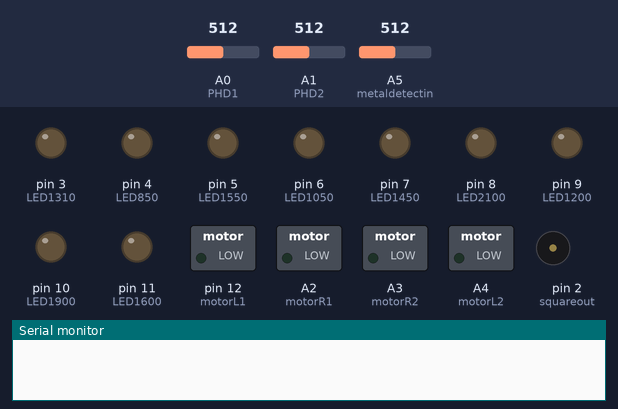
This sketch was run on a simulated Arduino Uno, built with avr-gcc and run on an emulated ATmega328P. Shown: switched loads named in the sketch (green lamp = pin HIGH), output pins drawn as LEDs (lit = HIGH), buzzer (waves = sounding), the last lines printed to the serial monitor. The inputs (shaded band) are chosen by the test bench; at power-on: A0 (PHD1) = 512, A1 (PHD2) = 512, A5 (metaldetectin) = 512.

Above: at 0.1 s.
At 3.0 s:
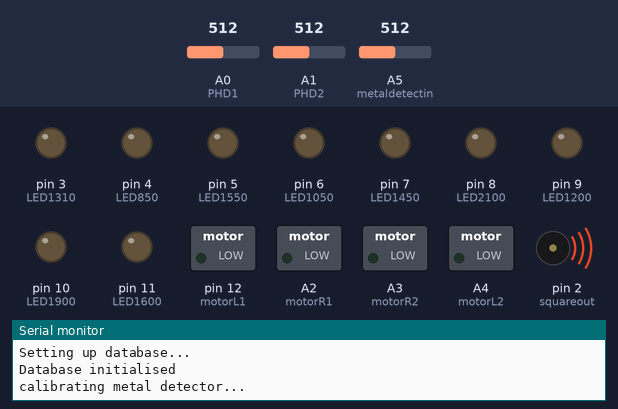
At 3.9 s:
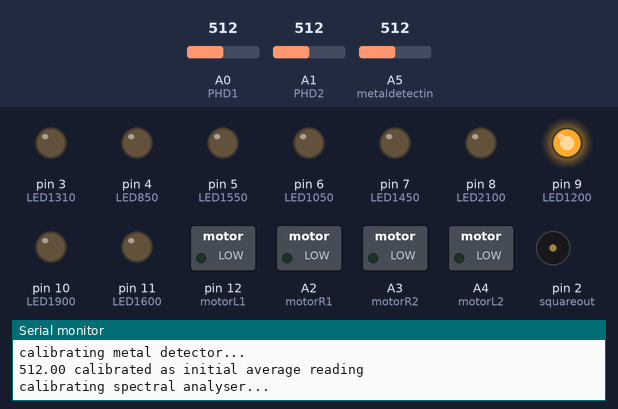
Timing chart, 0 to 5.8 s (numbered marks = the images above):
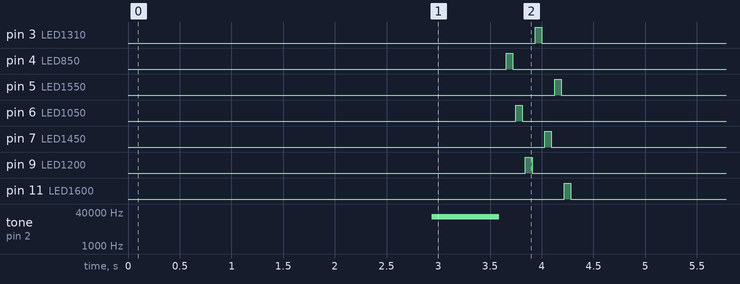

The sketch:

material_identification_0.5.0.ino
```cpp
 #define squareout 2
 #define metaldetectin A5
 #define motorR1 A2
 #define motorR2 A3
 #define motorL1 12
 #define motorL2 A4
 #define PHD1 A0
 #define PHD2 A1
 #define LED850 4
 #define LED1050 6
 #define LED1200 9
 #define LED1310 3
 #define LED1450 7
 #define LED1550 5
 #define LED1600 11
 #define LED1900 10
 #define LED2100 8

#define motorspeed 80 //132.0 //deg/s

#define thresholdmetal 50
#define numofmetalreads 6 //larger = less oscillation but slower. smaller = more oscillation but faster. 3-8 is a good tradeoff.
#define numofspectrumreads 30

/////debug mode//////
#define debug 1
/////////////////////
struct LEDdata {
  char label;
  float norm850;
  float norm1050;
  float norm1200;
  float norm1310;
  float norm1450;
  float norm1550;
  float norm1600;
};


float readings[numofspectrumreads]={0};

float metalreadarray[numofmetalreads];
float metalaverage = 0;
float spectrumaverage[7] = {0};
float spectrum[7] = {0};
float proportioned[7]={0};
float abc[7]={0};

char mostlikely = ' ';

int count = 0;

//for testing
float smallest=2000;
float largest=0;

float metalread = 0;
int settlingdelay = 30;
int metaldelay = 50;

int count2 = 0; //for loops in the main loop part, where new variables shouldn#t be continuously declared.

#define numofdatabaseentries 44
LEDdata database[numofdatabaseentries];

//////////////////////////////////////////////////////////////////////////////////////////////////////////
//no need to store metallic property. Metal test is done first, and if positive then automatically sorted into metal bin.
void setup_database(){ //labels: h = hard plastic, s = soft plastic, c = card/paper, n = non-recyclable other, g= glass.
  append_database(0,'h',1023,266,332,249,342,378,268);  // drink bottle                           /plastic
  append_database(1,'h',1023,213,181,172,173,172,174);  // drink bottle filled with water         /plastic
  append_database(2,'h',1023,252,286,248,301,402,262);  // drink bottle                           /plastic
  append_database(3,'h',361,178,175,175,173,173,172);   // drink bottle containing orange juice   /plastic
  append_database(4,'c',699,185,189,195,189,200,183);   // napkin (white)                         /non-recyclable
  append_database(5,'s',1023,204,233,246,252,323,224);  // shopping bag                           /non-recyclable
  append_database(6,'s',1023,236,287,298,304,411,252);  // shopping bag                           /non-recyclable
  append_database(7,'s',216,174,177,177,179,182,177);  // shopping bag                           /non-recyclable
  append_database(8,'s',248,174,177,179,178,182,178);   // shopping bag                           /non-recyclable
  append_database(9,'c',344,177,180,181,179,181,178);   // A4 paper                               /paper
  append_database(10,'c',124,174,174,174,173,173,173);  // folded A4 paper                        /paper
  append_database(11,'c',153,173,174,173,173,173,174);  // cardboard sheet                        /paper
  append_database(12,'c',102,173,172,173,173,172,172);  // cardboard box                          /paper
  append_database(13,'s',1023,246,329,298,329,504,264); // component bag                          /non-recyclable
  append_database(14,'s',1023,262,318,240,333,387,254); // component bag                          /non-recyclable
  append_database(15,'h',1023,249,286,292,290,405,246); // hard plastic                           /plastic
  append_database(16,'h',1023,276,334,286,328,494,267); // clear acrylic                          /plastic
  append_database(17,'h',806,189,194,207,203,245,195);  // pink acrylic                           /plastic
  append_database(18,'h',516,185,188,201,198,240,193);  // blue acrylic                           /plastic
  append_database(19,'h',1023,272,321,288,310,472,260); // thick clear acrylic                    /plastic
  append_database(20,'h',1023,275,344,257,362,457,274); // thermoplastic                          /plastic
  append_database(21,'h',1023,261,367,430,336,509,290); // thermoplastic                          /plastic
  append_database(22,'s',1023,264,322,293,325,466,264); // bag                                    /non-recyclable
  append_database(23,'h',1023,270,351,293,351,501,274); // thermoplastic                          /plastic
  append_database(24,'s',184,175,179,183,192,224,190);  // biscuit wrapper                        /non-recyclable
  append_database(25,'n',90,173,172,172,172,173,172);   // crisp packet                           /non-recyclable
  append_database(26,'h',1023,258,320,290,321,412,269); // starbucks plastic cup                  /plastic
  append_database(27,'h',1023,262,317,274,315,401,256); // starbucks plastic cup                  /plastic
  append_database(28,'h',404,181,181,187,185,196,183);  // solvent bottle                         /plastic
  append_database(29,'h',514,183,185,194,196,217,189);  // solvent bottle                         /plastic
  append_database(30,'g',1023,262,294,265,234,279,228); // glass bottle                           /glass
  append_database(31,'g',1023,316,339,256,277,437,253); // glass bottle                           /glass
  append_database(32,'h',1023,271,341,310,324,319,296); // thermoplastic                          /plastic
  append_database(33,'h',1023,249,294,196,299,279,250); // drink bottle                           /plastic
  append_database(34,'h',1023,230,303,383,245,574,319); // drink bottle                           /plastic
  append_database(35,'h',1023,355,316,315,492,368,368); // drink bottle                           /plastic
  append_database(36,'h',1023,228,284,412,261,424,239); // drink bottle                           /plastic
  append_database(37,'h',1023,245,307,359,288,384,248); // drink bottle                           /plastic
  append_database(38,'h',1023,279,304,372,323,444,244); // drink bottle                           /plastic
  append_database(39,'h',1023,241,302,452,252,530,206); // drink bottle                           /plastic
  append_database(40,'h',1023,215,234,294,222,326,208); // drink bottle                           /plastic
  append_database(41,'s',1023,192,208,225,222,250,212); // shopping bag                           /non-recyclable
  append_database(42,'s',1009,184,190,199,199,206,192); // shopping bag                           /non-recyclable
  append_database(43,'s',1023,235,333,500,272,467,213);
}
void append_database(int num, char a, float b, float c, float d, float e, float f, float g, float h){
  float maxi = max(max(max(b,c),max(d,e)),max(max(f,g),h));
  database[num].label=a;
  database[num].norm850=b/maxi;
  database[num].norm1050=c/maxi;
  database[num].norm1200=d/maxi;
  database[num].norm1310=e/maxi;
  database[num].norm1450=f/maxi;
  database[num].norm1550=g/maxi;
  database[num].norm1600=h/maxi;
}
void setup() {
  int i;
  move_left_flap(0);
  move_right_flap(0);
  deposit_left();
  Serial.begin(9600);
  pinMode(PHD1,INPUT);
  pinMode(PHD2,INPUT);
  pinMode(LED850,OUTPUT);
  pinMode(LED1050,OUTPUT);
  pinMode(LED1200,OUTPUT);
  pinMode(LED1310,OUTPUT);
  pinMode(LED1450,OUTPUT);
  pinMode(LED1550,OUTPUT);
  pinMode(LED1600,OUTPUT);
  pinMode(LED1900,OUTPUT);
  pinMode(LED2100,OUTPUT);
  pinMode(squareout,OUTPUT);
  pinMode(metaldetectin,INPUT);
  pinMode(motorL1,OUTPUT);
  pinMode(motorL2,OUTPUT);
  pinMode(motorR1,OUTPUT);
  pinMode(motorR2,OUTPUT);
  Serial.println(F("Setting up database..."));
  setup_database();
  Serial.println(F("Database initialised"));
  Serial.println(F("calibrating metal detector..."));
  tone(squareout,23360);
  delay(metaldelay); //so the metal detector can get up to speed
  for(i=0;i<numofmetalreads;i++){
    metalreadarray[i]=analogRead(metaldetectin);
    delay(100);
  }
  tone(squareout,0);
  delay(metaldelay); //so the next IR readings arent affected
  metalaverage=getaveragemetal(metalreadarray);
  Serial.print(metalaverage); Serial.println(F(" calibrated as initial average reading"));
  Serial.println(F("calibrating spectral analyser..."));
  spectrumaverage[0]=getspectra(LED850);
  spectrumaverage[1]=getspectra(LED1050);
  spectrumaverage[2]=getspectra(LED1200);
  spectrumaverage[3]=getspectra(LED1310);
  spectrumaverage[4]=getspectra(LED1450);
  spectrumaverage[5]=getspectra(LED1550);
  spectrumaverage[6]=getspectra(LED1600);

  for (i=0;i<7;i++){
    Serial.print(F("Calibration ")); Serial.print(i);
    Serial.print(F(": ")); Serial.println(spectrumaverage[i]);
  }

  Serial.print(F("zero PHD1 reading: ")); Serial.println(PDreading(PHD1));
  Serial.print(F("zero PHD2 reading: ")); Serial.println(PDreading(PHD2));

  Serial.println(F(""));
  Serial.println(F("ready for operation"));

}    //Serial.println(metalreadarray[i]);

void loop() {/*
Serial.println(F("awaiting instruction"));
while (!Serial.available()){};
delay(20);
while(Serial.available()){
Serial.read();}

for (count2=0;count2<numofmetalreads-1;count2++)
  {
    checkformetal();
  }
if (checkformetal())
  {
    identifymetal();
  }
else
{
  Serial.println(F("non metallic"));
  get_spectral_readings(spectrum);
  if (debug)
  {
  Serial.println(spectrum[0]);
  Serial.println(spectrum[1]);
  Serial.println(spectrum[2]);
  Serial.println(spectrum[3]);
  Serial.println(spectrum[4]);
  Serial.println(spectrum[5]);
  Serial.println(spectrum[6]);
  }
  normalise(spectrum);
  mostlikely=getmostlikely(spectrum);
  translate(mostlikely);
}*/

}

void deposit_left(){
  move_left_flap(60);
  move_right_flap(-10);
  delay(200);
  move_right_flap(9);
  delay(1000);
  move_left_flap(-59);
}

void deposit_right(){

}

void move_left_flap(float angle){
  if (angle>=0){
  digitalWrite(motorL1,HIGH);
  delay(1000*(abs(angle)/motorspeed));
  digitalWrite(motorL1,LOW);
  }
  if (angle<0){
  digitalWrite(motorL2,HIGH);
  delay(1000*(abs(angle)/motorspeed));
  digitalWrite(motorL2,LOW);
  }
}

void move_right_flap(float angle){
  if (angle>=0){
  digitalWrite(motorR1,HIGH);
  delay(1000*(abs(angle)/motorspeed));
  digitalWrite(motorR1,LOW);
  }
  if (angle<0){
  digitalWrite(motorR2,HIGH);
  delay(1000*(abs(angle)/motorspeed));
  digitalWrite(motorR2,LOW);
  }
}
void get_spectral_readings(float a[]){
  int i;
  a[0]=getspectra(LED850);
  a[1]=getspectra(LED1050);
  a[2]=getspectra(LED1200);
  a[3]=getspectra(LED1310);
  a[4]=getspectra(LED1450);
  a[5]=getspectra(LED1550);
  a[6]=getspectra(LED1600);
  for(i=0;i<7;i++){
    abc[i]=a[i];
  }
}

void normalise(float a[]){
  float maxi = max(max(max(a[0],a[1]),max(a[2],a[3])),max(max(a[4],a[5]),a[6]));
  int i=0;
  for (i=0;i<7;i++){
    a[i]=a[i]/maxi;
  }
}

char getmostlikely(float a[]){
  int i,j;
  float distance=1000;
  float temp = distance;
  char result= ' ';
  for (i=0;i<numofdatabaseentries;i++){
    distance=0;
    proportioned[0]=database[i].norm850/a[0];
    proportioned[1]=database[i].norm1050/a[1];
    proportioned[2]=database[i].norm1200/a[2];
    proportioned[3]=database[i].norm1310/a[3];
    proportioned[4]=database[i].norm1450/a[4];
    proportioned[5]=database[i].norm1550/a[5];
    proportioned[6]=database[i].norm1600/a[6];

    for(j=0;j<7;j++){
      proportioned[j]=pow((proportioned[j]-1),2);
      distance+=proportioned[j];
    }
    distance=sqrt(distance);
    if (temp>distance){
      temp=distance;
      result = database[i].label;
      Serial.println(i);
    }
  }
  Serial.println(temp); //show what the probability of error was
  if (temp>0.3){
    result = 'n';
  }
  if (temp>0.2){
    Serial.print(F("append_database(##,'")); Serial.print(result); Serial.print(F("',")); Serial.print(abc[0],0); Serial.print(F(",")); Serial.print(abc[1],0); Serial.print(F(",")); Serial.print(abc[2],0); Serial.print(F(",")); Serial.print(abc[3],0); Serial.print(F(",")); Serial.print(abc[4],0); Serial.print(F(",")); Serial.print(abc[5],0); Serial.print(F(",")); Serial.print(abc[6],0); Serial.println(F(");"));
  }
  return result;
}

void translate(char label){
  switch(label){
    case 'h':
      Serial.println(F("hard plastic (e.g. drink bottle)"));
    break;
    case 's':
      Serial.println(F("soft plastic (e.g. shopping bag)"));
    break;
    case 'c':
      Serial.println(F("Paper or cardboard"));
    break;
    case 'n':
      Serial.println(F("non-recyclable material (e.g. wrapper, crisp packet)"));
    break;
    case 'g':
      Serial.println(F("glass (e.g. glass bottle)"));
    break;
  }
}

bool checkformetal(){
  tone(squareout,23360);
  delay(metaldelay);
  metalread = analogRead(metaldetectin);
  metalreadarray[count]=metalread;
    count++;
    if (count>=numofmetalreads){
      count=0;
    }
  /*if (metalread>largest){
    largest=metalread;
    Serial.print("new largest:");
  }
  if (metalread<smallest){
    smallest=metalread;
    Serial.print("new smallest:");
  }*/
  if (debug){
  Serial.println(getaveragemetal(metalreadarray));}
  if (abs(metalaverage-getaveragemetal(metalreadarray))>=thresholdmetal){
    return true;
  }
  else{
    return false;
  }
}

float getaveragemetal(float a[]){
  float total = 0;
  int i = 0;
  for (i=0;i<numofmetalreads;i++){
    total+=a[i];
  }
  total = total/numofmetalreads;
  return total;
}

void identifymetal(){
  if (getaveragemetal(metalreadarray)-metalaverage>100){
    Serial.println(F("strong magnetic object detected"));
    return;
  }
  if (getaveragemetal(metalreadarray)-metalaverage>50){
    Serial.println(F("possibly magnetic object detected"));
    return;
  }

  if (metalaverage-getaveragemetal(metalreadarray)>370){
    Serial.println(F("unusually low reading, something may be malfunctioning"));
    return;
  }
  if (metalaverage-getaveragemetal(metalreadarray)>320){
    Serial.println(F("highly metallic object detected (defaulted as aluminium can)"));
    return;
  }
  if (metalaverage-getaveragemetal(metalreadarray)>200){
    Serial.println(F("metal can detected"));
    return;
  }
  if (metalaverage-getaveragemetal(metalreadarray)>=thresholdmetal){
    Serial.println(F("metal detected"));
    return;
  }

}

float PDreading(int PD){
  int i;
  float total=0;
  for (i=0;i<numofspectrumreads;i++){
    total+=analogRead(PD);
    delay(1);
  }
  total/=numofspectrumreads;
  total=round(total);
  return total;
}

float getspectra(int wavelength){
  float reading=0;
  setLED(wavelength);
  delay(settlingdelay);
  switch(wavelength){
    case LED850:
    reading = PDreading(PHD1);
    break;
    default:
    reading = PDreading(PHD2);
    break;
  }
  setLED(0);
  delay(settlingdelay);
  return reading;
}

void setLED(int wavelength){
  digitalWrite(LED850,LOW);
  digitalWrite(LED1050,LOW);
  digitalWrite(LED1200,LOW);
  digitalWrite(LED1310,LOW);
  digitalWrite(LED1450,LOW);
  digitalWrite(LED1550,LOW);
  digitalWrite(LED1600,LOW);
  digitalWrite(LED1900,LOW);
  digitalWrite(LED2100,LOW);
  switch(wavelength){
    case LED850:
    digitalWrite(LED850,HIGH);
    break;
    case LED1050:
    digitalWrite(LED1050,HIGH);
    break;
    case LED1200:
    digitalWrite(LED1200,HIGH);
    break;
    case LED1310:
    digitalWrite(LED1310,HIGH);
    break;
    case LED1450:
    digitalWrite(LED1450,HIGH);
    break;
    case LED1550:
    digitalWrite(LED1550,HIGH);
    break;
    case LED1600:
    digitalWrite(LED1600,HIGH);
    break;
    case LED1900:
    digitalWrite(LED1900,HIGH);
    break;
    case LED2100:
    digitalWrite(LED2100,HIGH);
    break;
    default:
    break;
  }
}
```
